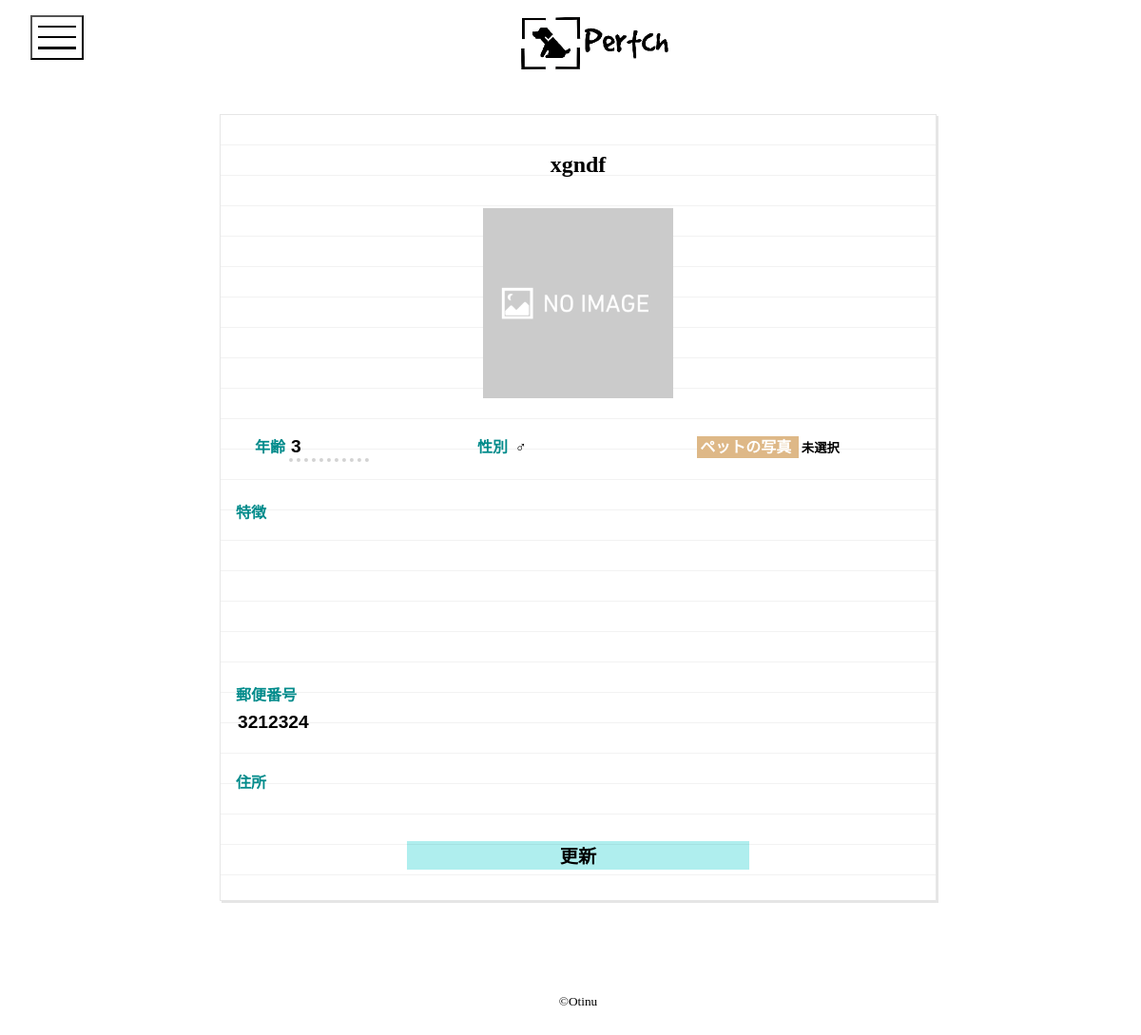
/pet/edit/18, run on the app's committed database.
### petApp/models.py (models this page shows)
class PetModel(models.Model):
    class Meta:
        db_table = "pet"
    name = models.CharField(validators=[MinLengthValidator(2)], max_length=20)
    age = models.CharField(validators=[MinLengthValidator(0)], max_length=99)
    sex = models.BooleanField()
    charmPoint = models.CharField(max_length=1000)
    postCord = models.CharField(validators=[MinLengthValidator(7)], max_length=8)
    address = models.CharField(max_length=50)
    image = models.ImageField(upload_to="pet/")
    now = datetime.datetime.now()
    created_at = models.DateTimeField(default=now)
    updated_at = models.DateTimeField(default=now)
    owner = models.ForeignKey(Owner, on_delete=models.CASCADE)

### petApp/views.py (the view, shortened to what this page needs)
# urls.py: path("edit/<int:id>", edit, name="edit"),
def edit(request, id):
    pet = get_one_pet(id)
    if pet is None:
        return render(
            request,
            "pet/index.html",
            {"error_message": "予期せぬエラーが発生しました\n管理者にご確認ください"},
        )
    return render(request, "pet/edit.html", context={"pet": pet})

### petApp/views.py (called while the page is built)
def get_one_pet(id):
    try:
        return PetModel.objects.get(pk=id)
    except PetModel.DoesNotExist:
        traceback.format_exc()
        return None

### templates/pet/edit.html (shortened to what this page needs)
{% extends "base.html" %}
{% load static %}
{% block extra_css %}
<link rel="stylesheet" href="{% static 'css/pet/edit.css' %}">
<link rel="stylesheet" href="{% static 'css/header.css' %}">
<link rel="stylesheet" href="https://use.fontawesome.com/releases/v6.2.1/css/all.css" />
{% endblock extra_css %}
{% block header %}
{% include "_header.html" %}
{% endblock header %}
{% block main %}
<div class="body-container">
    <div class="form-container">
        <form id="pet-edit" method="post" action="{% url 'edit' pet.id %}" enctype="multipart/form-data">
            <h2 name="name" style="text-align: center;">{{ pet.name }}</h2>
            {% if pet.image %}
            <img id="pet-image" src="{{ pet.image.url }}">
            {% else %}
            <img id="pet-image" src="{% static '/image/no-image.png' %}">
            {% endif %}
            <div class="mix-area">
                <div class="age-area">
                    <label>年齢</label>
                    <input type="number" id="age" name="age" value="{{ pet.age }}" required>
                </div>
                <div class="gender-area">
                    <label>性別&nbsp;</label>
                    {% if pet.sex %}
                    <p>♂</p>
                    {% else %}
                    <p>♀</p>
                    {% endif %}
                </div>
                <div class="image-area">
                    <label class="file-label">
                        ペットの写真
                    </label>
                    <small>&nbsp;未選択</small>
                </div>
            </div>
            <label>特徴</label>
            <textarea name="charmPoint">{{ pet.charmPoint }}</textarea>
            <label>郵便番号</label>
            <input type=text id="postCord" name="postCord" value="{{ pet.postCord }}">
            <label>住所</label>
            <input type=text id="address" name="address" value="{{ pet.address }}">
            <input type="submit" value="更新">
        </form>
    </div>
    {% endblock main %}

### static/css/pet/edit.css (style rules this page uses)
p { margin: 0; }
label { color: darkcyan; text-align: start; margin-top: 2%; }
input, textarea { font-size: 120%; margin: 0; outline: none; border: none; mix-blend-mode: multiply; font-weight: bold; }
input[type=submit] { cursor: pointer; width: 50%; margin: 0 auto; background-color: paleturquoise; }
textarea { resize: none; height: 120px; font-size: 20px; }
textarea, #postCord, #address { margin-bottom: 3%; }
.body-container { position: absolute; top: 15vh; width: 100%; height: 100%; }
.form-container { text-align: center; }
#pet-edit { display: inline-grid; width: 60%; background-color: #fff; background-image: linear-gradient(180deg, rgba(100, 100, 100, 0) 0%, rgba(100, 100, 100, 0) 98%, #646464 103%); background-size: 100% 2em; line-height: 2em; border: solid 1px #e6e6e6; padding: 1em 1em 1.98em 1em; font-weight: bold; box-shadow: 2px 2px 0 rgb(0 0 0 / 10%); }
#pet-image { width: 200px; height: 200px; margin: 10px auto 0 auto; mix-blend-mode: normal; }
#age { width: 50%; border-bottom: dotted 4px lightgray; }
.mix-area { display: grid; margin: 5% 0 3% 0; grid-template-columns: 1fr 1.5fr 2fr; text-align: center; }
.age-area>p, .gender-area>p { display: inline; }
.file-label { padding: 1%; color: white; background-color: burlywood; cursor: pointer; }

### data on the page
PetModel: name "xgndf", age "3", postCord "3212324"
